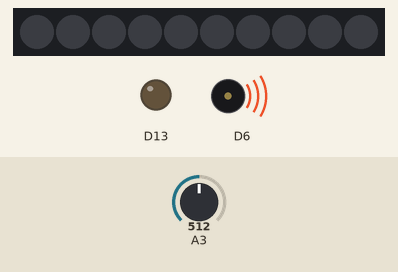
This sketch was run on a simulated Adafruit Circuit Playground Express. Shown: 10 RGB LEDs in strip order, left to right, output pins drawn as LEDs (lit = HIGH), buzzer (waves = sounding). The test bench sets the inputs (shaded band); at power-on: A3 = 512. What the sketch prints to the serial monitor is not drawn.

Above: at 0.05 s.
Timing chart, 0 to 3.0 s (numbered marks = the images above):
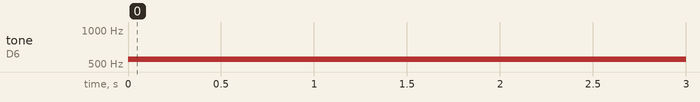

The sketch:

sketch_oct29a.ino
```cpp
#include <Adafruit_CircuitPlayground.h>

int value;
int freq;

void setup() {
  // put your setup code here, to run once:
  CircuitPlayground.begin();
  Serial.begin(9600);
}

void loop() {
  // put your main code here, to run repeatedly:
  value = analogRead(A3); //this is a arduino specific function
  //delay(1000;)
  Serial.print(value);

  freq=map(value, 0, 1023, 100, 1000);
  CircuitPlayground.playTone(freq, 1000);
}
```

Measured:
- by itself, tone on D6: silent → 550 Hz at 0.00 s
